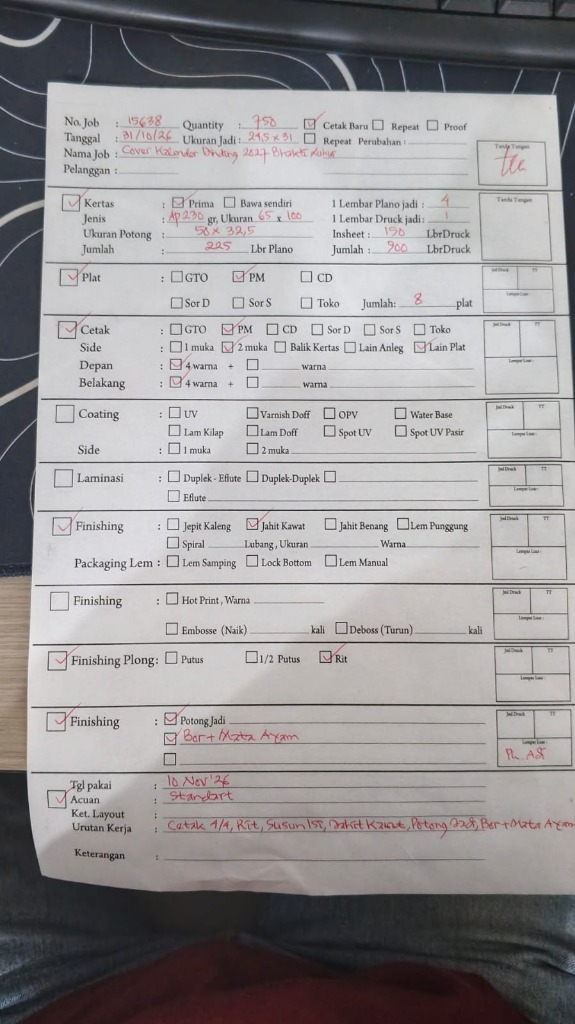
#> input picture assets/sample_spk_manual_15638.jpg, 575 x 1024 px
$ python -i spk_scanner.py   (imports and definitions only)
#> lines starting #> are read from the running program, lines starting #| are printed output that depends on the picture; after the words box and inside, x2 and y2 are one past the last pixel; in counts of white or black regions, pixels touching at a corner belong together
import hashlib
import json
import os
import re
import subprocess
import tempfile
from typing import Any, Dict, List, Optional, Tuple

import cv2
import fitz
import numpy as np


def _preprocess_spk_for_ocr(image_path: str) -> str:
    """
    Enhances an SPK screenshot or camera photo for OCR:
    1. Normalizes uneven lighting/shadows on camera photos using Gaussian background division.
    2. Converts white-on-red boxes (like 'Langsung', 'ACC Datang', and red 'Keterangan' bars)
       into crisp black-on-white using `255 - G` channel inversion.
    3. Erases horizontal/vertical table borders so narrow table cells are read cleanly as normal text lines.
    4. Appends a dedicated high-contrast crop of any solid red box at the bottom ('Keterangan')
       so multi-line white-on-red notes are captured reliably.
    """
#> called with image_path = '../assets/sample_spk_manual_15638.jpg'
    img = cv2.imread(image_path)
#> img is the input picture: shape (1024, 575, 3); mean B, G, R 151, 149.7, 152.4
    if img is None:
        return image_path

    b, g, r = cv2.split(img)
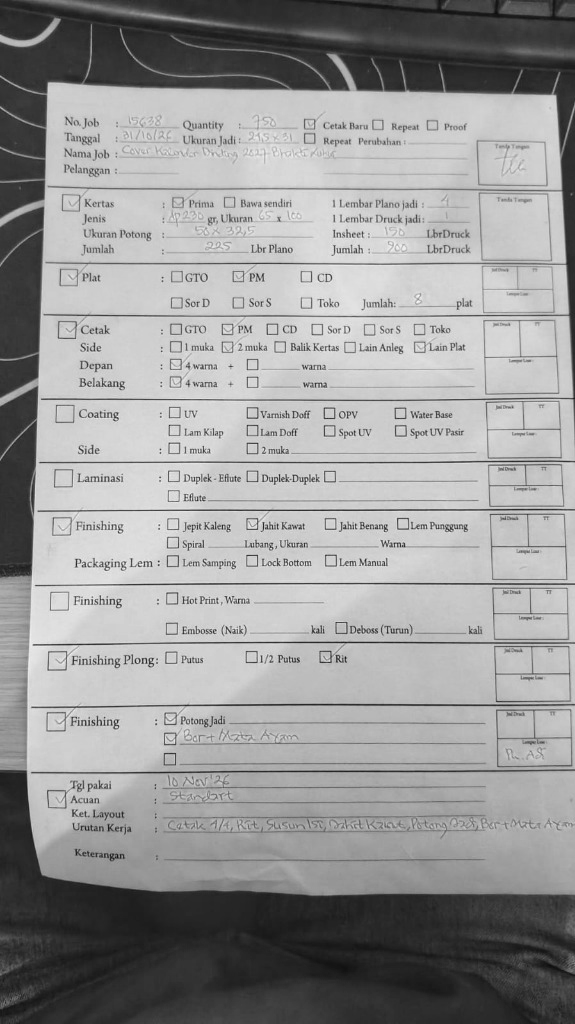
#> r: shape (1024, 575); min 13, max 248, mean 152.4
    gray = cv2.cvtColor(img, cv2.COLOR_BGR2GRAY)

    white_ratio = float(np.mean(gray >= 245))
#> white_ratio = 1.7e-06
    is_camera_photo = white_ratio < 0.40
#> is_camera_photo = True

    if is_camera_photo:
        bg = cv2.GaussianBlur(g, (0, 0), 35)
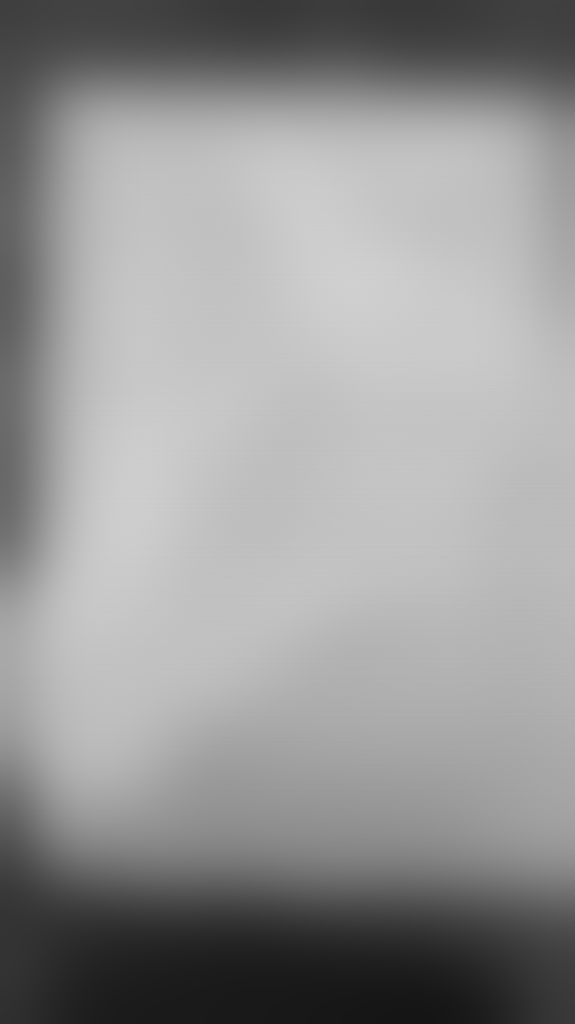
#> bg: shape (1024, 575); min 21, max 208, mean 149.7
        norm_g = cv2.divide(g, bg, scale=255)

        # Detect solid red-filled boxes (high R - G and dark G channel)
        red_diff = r.astype(np.int16) - g.astype(np.int16)
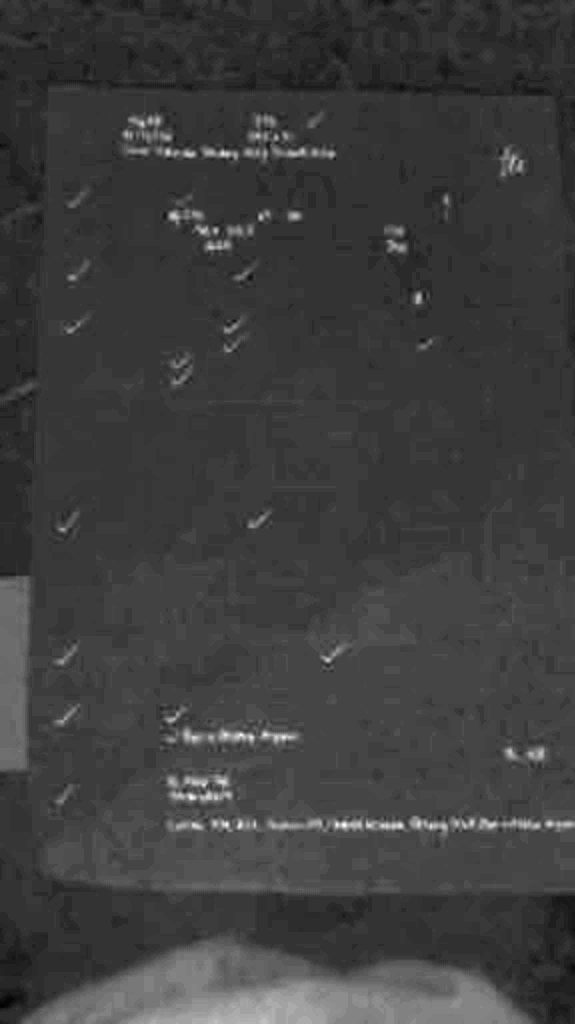
#> red_diff: shape (1024, 575) int16; min -18, max 67, mean 2.7; drawn with min black and max white
        solid_red = ((red_diff > 55) & (g < 140)).astype(np.uint8) * 255
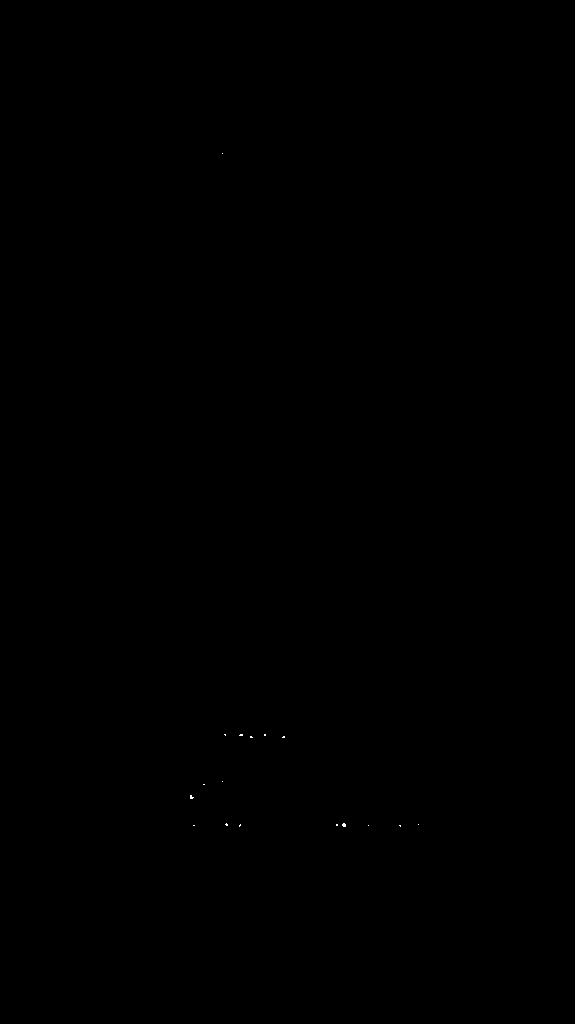
#> solid_red: shape (1024, 575); 0.01% white in thin lines or dots, all inside (x1, y1, x2, y2) = (190, 153, 419, 827)
        solid_red = cv2.morphologyEx(
            solid_red,
            cv2.MORPH_OPEN,
            cv2.getStructuringElement(cv2.MORPH_RECT, (25, 10)),
        )
#> solid_red: shape (1024, 575); every value is 0
        solid_red_mask = cv2.dilate(solid_red, np.ones((5, 5), np.uint8), iterations=1) > 0

        # Gentle red boost so red text/handwriting is crisp without blobbing
        gentle_red = np.clip(red_diff, 0, 255).astype(np.float32)
        clean_gray = np.clip(norm_g.astype(np.float32) - 0.65 * gentle_red, 0, 255).astype(np.uint8)
        clean_gray[solid_red_mask] = 255 - norm_g[solid_red_mask]

        # Erase table grid lines using adaptive threshold so camera-lit table borders disappear cleanly
        inv = cv2.adaptiveThreshold(
            norm_g, 255, cv2.ADAPTIVE_THRESH_MEAN_C, cv2.THRESH_BINARY_INV, 25, 12
        )
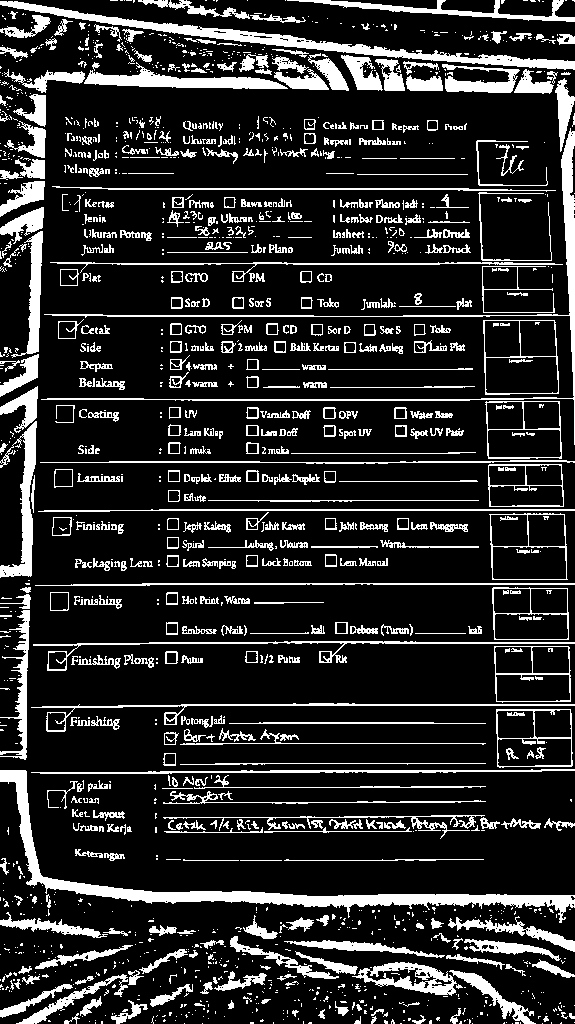
#> inv: shape (1024, 575); 16.7% white; 1577 white regions (999 under 20 px), largest, box (x1, y1, x2, y2) and area: (0, 770, 575, 923) 7170, (0, 1, 575, 70) 4681, (41, 128, 575, 445) 3863
        h_lines = cv2.morphologyEx(inv, cv2.MORPH_OPEN, cv2.getStructuringElement(cv2.MORPH_RECT, (45, 1)))
#> h_lines: shape (1024, 575); 5% white; 88 white regions, largest, box (x1, y1, x2, y2) and area: (44, 884, 575, 904) 4487, (89, 20, 575, 68) 3211, (84, 76, 287, 88) 1889
        v_lines = cv2.morphologyEx(inv, cv2.MORPH_OPEN, cv2.getStructuringElement(cv2.MORPH_RECT, (1, 25)))
#> v_lines: shape (1024, 575); 1.6% white; 40 white regions, largest, box (x1, y1, x2, y2) and area: (562, 128, 575, 445) 1876, (22, 421, 36, 577) 1408, (30, 231, 42, 354) 1152
        grid = cv2.dilate(cv2.bitwise_or(h_lines, v_lines), np.ones((2, 2), np.uint8), iterations=1)
#> grid: shape (1024, 575); 9.3% white; 67 white regions, largest, box (x1, y1, x2, y2) and area: (41, 79, 575, 459) 6195, (44, 884, 575, 924) 5081, (57, 15, 575, 69) 4039
        clean_gray[grid > 0] = 255
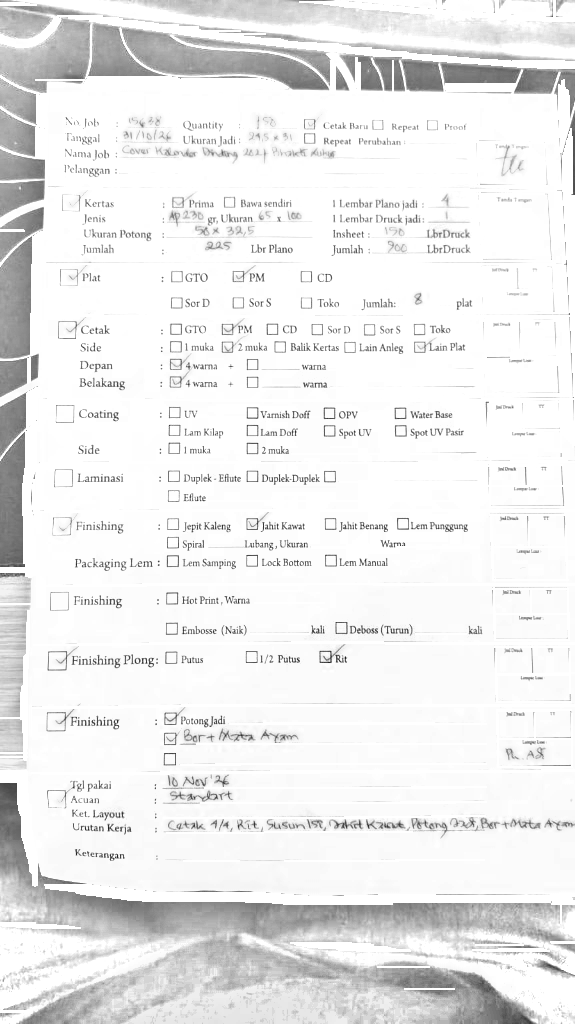
#> clean_gray: shape (1024, 575); min 28, max 255, mean 235.5

        h, w = clean_gray.shape[:2]
#> h = 1024; w = 575
        scale = 2.0 if w < 1200 else 1.5
#> scale = 2
        upscaled = cv2.resize(
            clean_gray,
            (int(w * scale), int(h * scale)),
            interpolation=cv2.INTER_CUBIC,
        )
        processed = cv2.cvtColor(upscaled, cv2.COLOR_GRAY2BGR)
    else:
        # Digital screenshot: identify solid red-filled boxes
        red_pixel = ((r.astype(np.int16) - g.astype(np.int16)) > 70) & (r > 140)
        solid_red_box = cv2.morphologyEx(
            red_pixel.astype(np.uint8) * 255,
            cv2.MORPH_OPEN,
            cv2.getStructuringElement(cv2.MORPH_RECT, (20, 8)),
        )
        solid_red_box_mask = cv2.dilate(solid_red_box, np.ones((5, 5), np.uint8), iterations=1) > 0

        clean_gray = g.copy()
        clean_gray[solid_red_box_mask] = 255 - g[solid_red_box_mask]

        # Erase horizontal and vertical table grid lines
        inv = cv2.threshold(clean_gray, 155, 255, cv2.THRESH_BINARY_INV)[1]
        horiz_lines = cv2.morphologyEx(inv, cv2.MORPH_OPEN, cv2.getStructuringElement(cv2.MORPH_RECT, (35, 1)))
        vert_lines = cv2.morphologyEx(inv, cv2.MORPH_OPEN, cv2.getStructuringElement(cv2.MORPH_RECT, (1, 14)))
        grid_lines = cv2.bitwise_or(horiz_lines, vert_lines)
        clean_gray[grid_lines > 0] = 255

        h, w = clean_gray.shape[:2]
        scale_x = 3.5 if w < 900 else 2.0
        scale_y = 3.8 if h < 1200 else 2.0
        upscaled = cv2.resize(
            clean_gray,
            (int(w * scale_x), int(h * scale_y)),
            interpolation=cv2.INTER_LANCZOS4,
        )

        blurred = cv2.GaussianBlur(upscaled, (0, 0), 1.2)
        sharpened = cv2.addWeighted(upscaled, 1.45, blurred, -0.45, 0)
        processed = cv2.cvtColor(sharpened, cv2.COLOR_GRAY2BGR)

    processed = cv2.copyMakeBorder(
        processed, 40, 40, 40, 40, cv2.BORDER_CONSTANT, value=[255, 255, 255]
    )
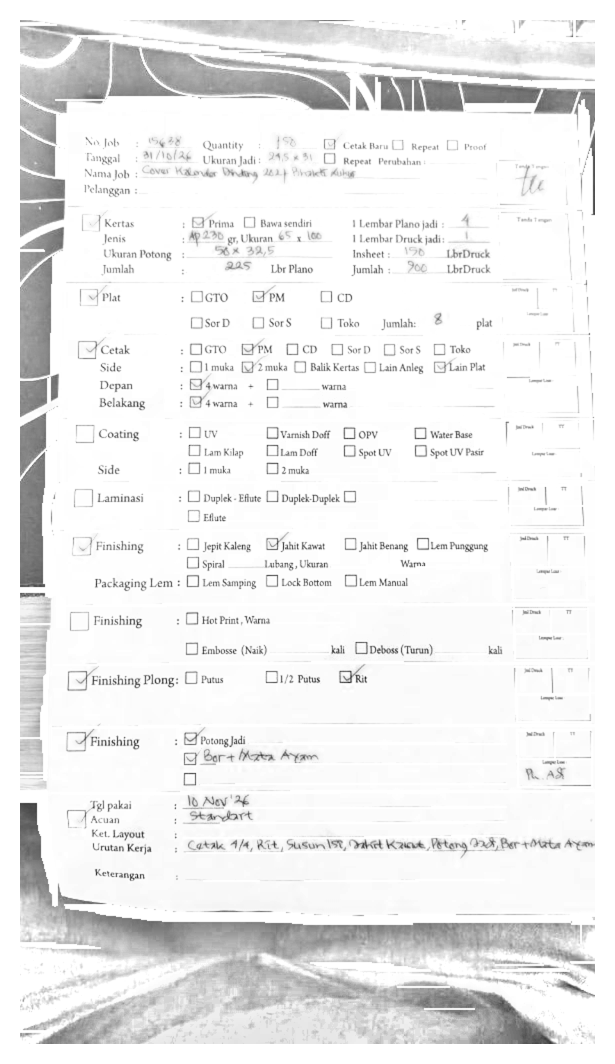
#> processed: shape (2128, 1230, 3) (shown at 1/2 size); min 25, max 255, mean 237.3

    out_fd, out_path = tempfile.mkstemp(suffix="_ocr_prep.png")
    os.close(out_fd)
    cv2.imwrite(out_path, processed)
    return out_path


def _run_windows_native_ocr(image_path: str) -> List[Dict[str, Any]]:
    """
    Uses Windows 10/11 built-in Windows.Media.Ocr.OcrEngine via PowerShell to extract
    lines and bounding boxes offline without requiring external OCR binaries.
    Note: Uses `Select-Object -First 1` on `$line.Words` because WinRT IVectorView<OcrWord>
    does not support `[0]` indexing in PowerShell 5.1 when a line contains multiple words.
    """
    prep_path = _preprocess_spk_for_ocr(image_path)
    abs_img = os.path.abspath(prep_path).replace("'", "''")

    ps_script = f"""
Add-Type -AssemblyName System.Runtime.WindowsRuntime
$null = [Windows.Storage.StorageFile, Windows.Storage, ContentType = WindowsRuntime]
$null = [Windows.Media.Ocr.OcrEngine, Windows.Foundation, ContentType = WindowsRuntime]
$null = [Windows.Graphics.Imaging.BitmapDecoder, Windows.Foundation, ContentType = WindowsRuntime]

$asTaskGeneric = ([System.WindowsRuntimeSystemExtensions].GetMethods() | Where-Object {{
    $_.Name -eq 'AsTask' -and $_.GetParameters().Count -eq 1 -and $_.GetParameters()[0].ParameterType.Name -eq 'IAsyncOperation`1'
}})[0]

function Await($WinRtTask, $ResultType) {{
    $asTask = $asTaskGeneric.MakeGenericMethod($ResultType)
    $netTask = $asTask.Invoke($null, @($WinRtTask))
    $netTask.Wait(-1) | Out-Null
    return $netTask.Result
}}

$file = Await ([Windows.Storage.StorageFile]::GetFileFromPathAsync('{abs_img}')) ([Windows.Storage.StorageFile])
$stream = Await ($file.OpenAsync([Windows.Storage.FileAccessMode]::Read)) ([Windows.Storage.Streams.IRandomAccessStream])
$decoder = Await ([Windows.Graphics.Imaging.BitmapDecoder]::CreateAsync($stream)) ([Windows.Graphics.Imaging.BitmapDecoder])
$bitmap = Await ($decoder.GetSoftwareBitmapAsync()) ([Windows.Graphics.Imaging.SoftwareBitmap])

$engine = [Windows.Media.Ocr.OcrEngine]::TryCreateFromUserProfileLanguages()
if ($null -eq $engine) {{
    $lang = New-Object Windows.Globalization.Language('en-US')
    $engine = [Windows.Media.Ocr.OcrEngine]::TryCreateFromLanguage($lang)
}}
$result = Await ($engine.RecognizeAsync($bitmap)) ([Windows.Media.Ocr.OcrResult])

$lines = @()
foreach ($line in $result.Lines) {{
    $firstWord = $line.Words | Select-Object -First 1
    $x = if ($null -ne $firstWord) {{ $firstWord.BoundingRect.X }} else {{ 0 }}
    $y = if ($null -ne $firstWord) {{ $firstWord.BoundingRect.Y }} else {{ 0 }}
    $lines += [PSCustomObject]@{{
        text = $line.Text
        x = [math]::Round($x, 1)
        y = [math]::Round($y, 1)
    }}
}}
$stream.Dispose()
$lines | ConvertTo-Json -Compress
"""
    try:
#> (the run stopped early here; a loop or call above may not have finished)
